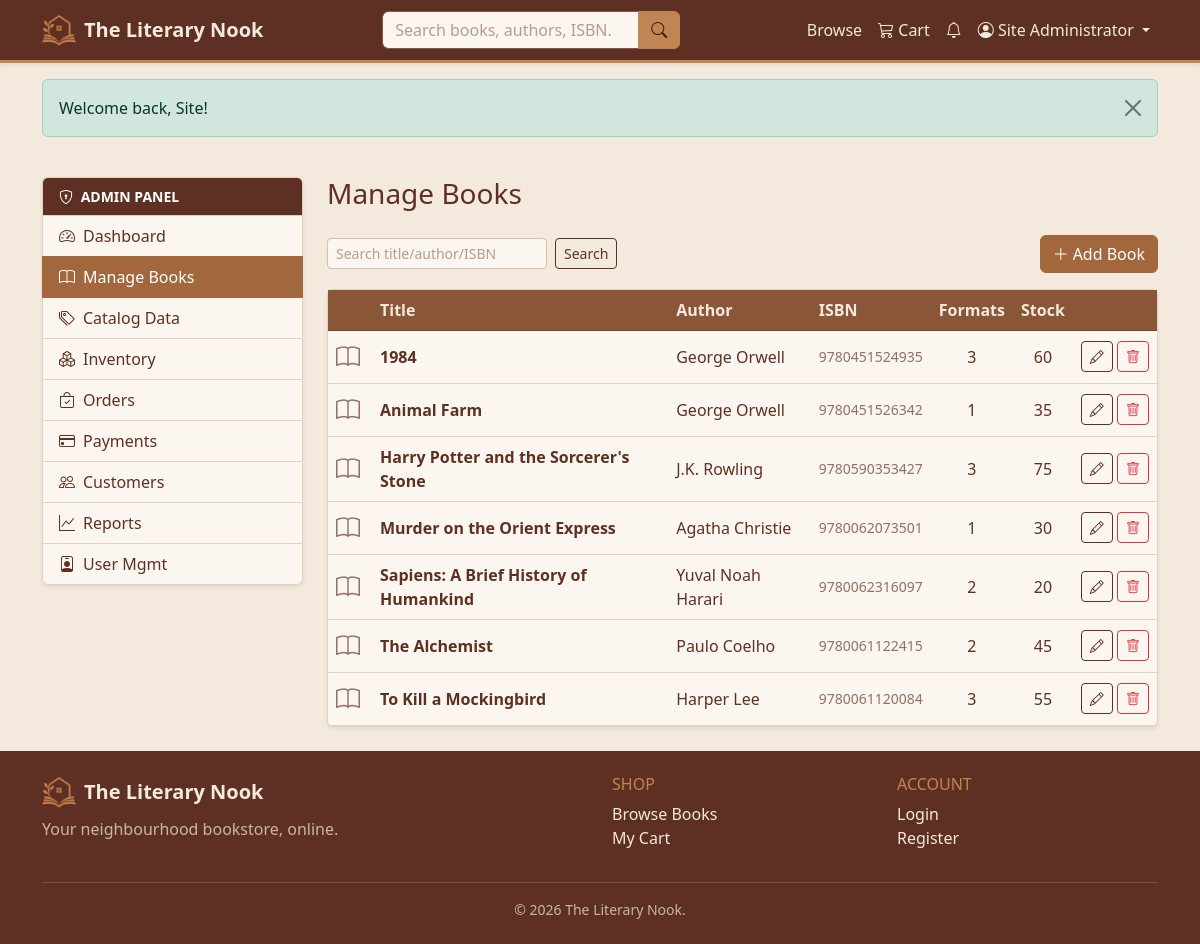
The app's page /admin/books.php (signed in) with its own data.
### tables this page shows
CREATE TABLE books (
    book_id          INT UNSIGNED  NOT NULL AUTO_INCREMENT,
    title            VARCHAR(200)  NOT NULL,
    isbn             VARCHAR(20)   NOT NULL,
    author_id        INT UNSIGNED  NOT NULL,
    publisher_id     INT UNSIGNED  DEFAULT NULL,
    category_id      INT UNSIGNED  DEFAULT NULL,
    publication_year SMALLINT      DEFAULT NULL,
    description      TEXT          DEFAULT NULL,
    cover_image      VARCHAR(255)  DEFAULT NULL,    
    is_active        TINYINT(1)    NOT NULL DEFAULT 1,
    created_at       TIMESTAMP     NOT NULL DEFAULT CURRENT_TIMESTAMP,
    PRIMARY KEY (book_id),
    UNIQUE KEY uq_book_isbn (isbn),
    KEY idx_book_title (title),                     
    KEY idx_book_author (author_id),
    KEY idx_book_publisher (publisher_id),
    KEY idx_book_category (category_id),
    KEY idx_book_year (publication_year),
    CONSTRAINT fk_book_author FOREIGN KEY (author_id)
        REFERENCES authors (author_id) ON DELETE RESTRICT ON UPDATE CASCADE,
    CONSTRAINT fk_book_publisher FOREIGN KEY (publisher_id)
        REFERENCES publishers (publisher_id) ON DELETE SET NULL ON UPDATE CASCADE,
    CONSTRAINT fk_book_category FOREIGN KEY (category_id)
        REFERENCES categories (category_id) ON DELETE SET NULL ON UPDATE CASCADE
);

CREATE TABLE authors (
    author_id  INT UNSIGNED  NOT NULL AUTO_INCREMENT,
    name       VARCHAR(120)  NOT NULL,
    bio        TEXT          DEFAULT NULL,
    PRIMARY KEY (author_id),
    KEY idx_author_name (name)
);

### functions/functions.php (called while the page is built, shortened)
<?php
function e($value): string
{
    return htmlspecialchars((string) $value, ENT_QUOTES, 'UTF-8');
}
function clean(?string $value): string
{
    return trim(strip_tags((string) $value));
}
function url(string $path = ''): string
{
    return BASE_URL . ltrim($path, '/');
}

### config/database.php (called while the page is built, shortened)
<?php
try {
    $conn = mysqli_connect(DB_HOST, DB_USER, DB_PASS, DB_NAME);
    mysqli_set_charset($conn, 'utf8mb4');
} catch (mysqli_sql_exception $e) {
    error_log('Database connection failed: ' . $e->getMessage());
    http_response_code(503);
    echo '<div style="font-family:system-ui,sans-serif;max-width:640px;margin:3rem auto;'
       . 'padding:1.5rem;border:1px solid #e3d3bc;border-radius:.75rem">'
       . '<h3 style="color:#a8412f;margin-top:0">Service temporarily unavailable</h3>'
       . '<p>The site cannot reach its database right now. Please try again shortly.</p>'
       . '</div>';
    exit;
}
function db_types(array $params): string
{
    $types = '';
    foreach ($params as $p) {
        if (is_int($p))        $types .= 'i';
        elseif (is_float($p))  $types .= 'd';
        else                   $types .= 's';
    }
    return $types;
}
function db_run(string $sql, array $params = [], string $types = '')
{
    global $conn;
    $stmt = mysqli_prepare($conn, $sql);
    if ($params) {
        if ($types === '') $types = db_types($params);
        mysqli_stmt_bind_param($stmt, $types, ...$params);
    }
    mysqli_stmt_execute($stmt);
    return $stmt;
}
function db_all(string $sql, array $params = [], string $types = ''): array
{
    $stmt = db_run($sql, $params, $types);
    $res  = mysqli_stmt_get_result($stmt);
    $rows = mysqli_fetch_all($res, MYSQLI_ASSOC);
    return $rows;
}

### admin/books.php (the view, shortened to what this page needs)
<?php
$q      = clean($_GET['q'] ?? '');
$page   = max(1, (int) ($_GET['page'] ?? 1));
$offset = ($page - 1) * ITEMS_PER_PAGE;
$where = '1=1'; $params = [];
$books = db_all(
    "SELECT b.book_id, b.title, b.isbn, b.cover_image, b.is_active, a.name AS author,
            COUNT(DISTINCT f.format_id) AS formats,
            COALESCE(SUM(CASE WHEN f.is_digital=0 THEN f.stock_qty ELSE 0 END),0) AS total_stock
     FROM books b
     JOIN authors a ON a.author_id = b.author_id
     LEFT JOIN book_formats f ON f.book_id = b.book_id
     WHERE $where
     GROUP BY b.book_id, b.title, b.isbn, b.cover_image, b.is_active, a.name
     ORDER BY b.title
     LIMIT ? OFFSET ?", array_merge($params, [ITEMS_PER_PAGE, $offset]));
include INCLUDES_PATH . '/header.php';
include INCLUDES_PATH . '/dash_open.php';
?>
<div class="d-flex justify-content-between align-items-center mb-3 flex-wrap gap-2">
  <form method="get" class="d-flex gap-2">
    <input type="text" name="q" class="form-control form-control-sm" placeholder="Search title/author/ISBN" value="<?= e($q) ?>">
    <button class="btn btn-sm btn-outline-dark">Search</button>
  </form>
  <a href="<?= url('admin/book_form.php') ?>" class="btn btn-warning"><i class="bi bi-plus-lg me-1"></i>Add Book</a>
</div>
<div class="card shadow-sm">
  <div class="table-responsive">
    <table class="table table-hover align-middle mb-0">
      <thead class="table-light">
        <tr><th></th><th>Title</th><th>Author</th><th>ISBN</th><th class="text-center">Formats</th>
            <th class="text-center">Stock</th><th></th></tr>
      </thead>
      <tbody>
      <?php if (!$books): ?>
        <tr><td colspan="7"><div class="empty-state"><i class="bi bi-book d-block mb-2"></i>No books found.</div></td></tr>
      <?php else: foreach ($books as $b): ?>
        <tr>
          <td style="width:44px;">
            <?php if (!empty($b['cover_image']) && file_exists(UPLOAD_PATH.'/'.$b['cover_image'])): ?>
              <img src="<?= e(UPLOAD_URL.$b['cover_image']) ?>" style="width:36px;height:52px;object-fit:cover;" class="rounded">
            <?php else: ?><i class="bi bi-book text-muted fs-4"></i><?php endif; ?>
          </td>
          <td class="fw-semibold"><?= e($b['title']) ?>
            <?php if (!$b['is_active']): ?><span class="badge text-bg-secondary">hidden</span><?php endif; ?></td>
          <td><?= e($b['author']) ?></td>
          <td class="small text-muted"><?= e($b['isbn']) ?></td>
          <td class="text-center"><?= (int) $b['formats'] ?></td>
          <td class="text-center"><?= (int) $b['total_stock'] ?></td>
          <td class="text-end text-nowrap">
            <a href="<?= url('admin/book_form.php?id=' . (int) $b['book_id']) ?>" class="btn btn-sm btn-outline-dark"><i class="bi bi-pencil"></i></a>
            <form method="post" class="d-inline">
              <button class="btn btn-sm btn-outline-danger" data-confirm="Delete “<?= e($b['title']) ?>” and all its formats?"><i class="bi bi-trash"></i></button>
            </form>
          </td>
        </tr>
      <?php endforeach; endif; ?>
      </tbody>
    </table>
  </div>
</div>
<?php
include INCLUDES_PATH . '/dash_close.php';
include INCLUDES_PATH . '/footer.php';

### assets/css/style.css (style rules this page uses)
:root { --ln-cream: #F3E9DC; --ln-caramel: #C08552; --ln-brownie: #5E3023; --ln-coffee: #895737; --ln-cream-100: #FBF6EF; --ln-cream-300: #E3D3BC; --ln-cream-400: #D6C0A3; --ln-caramel-600: #A2673C; --ln-caramel-700: #8F5A34; --ln-caramel-800: #7C4E2D; --ln-coffee-700: #6F452B; --ln-brownie-700: #4A2419; --ln-brownie-900: #3B1C14; --ln-caramel-soft: rgba(192, 133, 82, .14); --ln-brownie-muted: rgba(94, 48, 35, .68); --bs-primary: #A2673C; --bs-primary-rgb: 162, 103, 60; --bs-secondary: #895737; --bs-secondary-rgb: 137, 87, 55; --bs-info: #895737; --bs-info-rgb: 137, 87, 55; --bs-warning: #C08552; --bs-warning-rgb: 192, 133, 82; --bs-dark: #5E3023; --bs-dark-rgb: 94, 48, 35; --bs-light: #F3E9DC; --bs-light-rgb: 243, 233, 220; --bs-success: #4F6F52; --bs-success-rgb: 79, 111, 82; --bs-danger: #A8412F; --bs-danger-rgb: 168, 65, 47; --bs-body-bg: var(--ln-cream); --bs-body-color: var(--ln-brownie); --bs-body-color-rgb: 94, 48, 35; --bs-emphasis-color: var(--ln-brownie); --bs-heading-color: var(--ln-brownie); --bs-secondary-color: var(--ln-brownie-muted); --bs-tertiary-color: rgba(94, 48, 35, .5); --bs-secondary-bg: var(--ln-cream-300); --bs-secondary-bg-rgb: 227, 211, 188; --bs-tertiary-bg: var(--ln-cream); --bs-tertiary-bg-rgb: 243, 233, 220; --bs-border-color: var(--ln-cream-300); --bs-border-color-translucent: rgba(94, 48, 35, .16); --bs-code-color: var(--ln-coffee); --bs-link-color: var(--ln-coffee); --bs-link-color-rgb: 137, 87, 55; --bs-link-hover-color: var(--ln-brownie); --bs-link-hover-color-rgb: 94, 48, 35; --bs-focus-ring-color: rgba(192, 133, 82, .35); --bs-primary-bg-subtle: #F0E1D2; --bs-primary-border-subtle: var(--ln-cream-400); --bs-primary-text-emphasis: var(--ln-brownie); --bs-secondary-bg-subtle: #EFE2D4; --bs-secondary-border-subtle: var(--ln-cream-400); --bs-secondary-text-emphasis: var(--ln-coffee-700); --bs-info-bg-subtle: #EFE2D4; --bs-info-border-subtle: var(--ln-cream-400); --bs-info-text-emphasis: var(--ln-coffee-700); --bs-warning-bg-subtle: #F5E6D5; --bs-warning-border-subtle: var(--ln-cream-400); --bs-warning-text-emphasis: var(--ln-caramel-800); --bs-light-bg-subtle: var(--ln-cream-100); --bs-light-border-subtle: var(--ln-cream-300); --bs-dark-bg-subtle: var(--ln-cream-400); --bs-dark-border-subtle: var(--ln-coffee); --bs-dark-text-emphasis: var(--ln-brownie); }
body { font-family: 'Segoe UI', system-ui, -apple-system, sans-serif; background-color: var(--ln-cream); color: var(--ln-brownie); }
.btn-warning, .btn-primary { --bs-btn-color: #fff; --bs-btn-bg: var(--ln-caramel-600); --bs-btn-border-color: var(--ln-caramel-600); --bs-btn-hover-color: #fff; --bs-btn-hover-bg: var(--ln-caramel-700); --bs-btn-hover-border-color: var(--ln-caramel-700); --bs-btn-active-color: #fff; --bs-btn-active-bg: var(--ln-caramel-800); --bs-btn-active-border-color: var(--ln-caramel-800); --bs-btn-disabled-color: #fff; --bs-btn-disabled-bg: var(--ln-caramel); --bs-btn-disabled-border-color: var(--ln-caramel); }
.btn-outline-dark { --bs-btn-color: var(--ln-brownie); --bs-btn-border-color: var(--ln-brownie); --bs-btn-hover-color: var(--ln-cream); --bs-btn-hover-bg: var(--ln-brownie); --bs-btn-hover-border-color: var(--ln-brownie); --bs-btn-active-color: var(--ln-cream); --bs-btn-active-bg: var(--ln-brownie-700); --bs-btn-active-border-color: var(--ln-brownie-700); --bs-btn-disabled-color: var(--ln-brownie-muted); --bs-btn-disabled-border-color: var(--ln-cream-400); }
.card { --bs-card-bg: var(--ln-cream-100); --bs-card-border-color: var(--ln-cream-300); --bs-card-cap-bg: var(--ln-cream-100); --bs-card-color: var(--ln-brownie); }
.table { --bs-table-color: var(--ln-brownie); --bs-table-bg: transparent; --bs-table-border-color: var(--ln-cream-300); --bs-table-striped-color: var(--ln-brownie); --bs-table-striped-bg: rgba(192, 133, 82, .07); --bs-table-hover-color: var(--ln-brownie); --bs-table-hover-bg: var(--ln-caramel-soft); }
.table thead th { white-space: nowrap; }
.table-light { --bs-table-color: var(--ln-cream); --bs-table-bg: var(--ln-coffee); --bs-table-border-color: var(--ln-coffee-700); --bs-table-striped-color: var(--ln-cream); --bs-table-hover-color: var(--ln-cream); --bs-table-hover-bg: var(--ln-coffee-700); }
.form-control, .form-select { background-color: var(--ln-cream-100); border-color: var(--ln-cream-400); color: var(--ln-brownie); }
.form-control::placeholder { color: rgba(94, 48, 35, .45); }

### records on screen
books: title "1984", author.name "George Orwell", isbn "9780451524935", formats "3", total_stock "60"
books: title "Animal Farm", author.name "George Orwell", isbn "9780451526342", formats "1", total_stock "35"
books: title "Harry Potter and the Sorcerer's Stone", author.name "J.K. Rowling", isbn "9780590353427", formats "3", total_stock "75"
books: title "Murder on the Orient Express", author.name "Agatha Christie", isbn "9780062073501", formats "1", total_stock "30"
books: title "Sapiens: A Brief History of Humankind", author.name "Yuval Noah Harari", isbn "9780062316097", formats "2", total_stock "20"
books: title "The Alchemist", author.name "Paulo Coelho", isbn "9780061122415", formats "2", total_stock "45"
books: title "To Kill a Mockingbird", author.name "Harper Lee", isbn "9780061120084", formats "3", total_stock "55"

### other values on screen
SITE_NAME "The Literary Nook"
$u['name'] "Site Administrator"
$f['message'] "Welcome back, Site!"
$label "Dashboard"
$label "Manage Books"
$label "Catalog Data"
$label "Inventory"
$label "Orders"
$label "Payments"
$label "Customers"
$label "Reports"
$label "User Mgmt"
$dash_title "Manage Books"
SITE_TAGLINE "Your neighbourhood bookstore, online."
